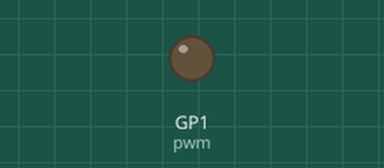
This program was run on a simulated Raspberry Pi Pico running MicroPython. Parts: output pins drawn as LEDs (lit = HIGH).

Above: at 0.8 s.
Timing chart, 0 to 22.0 s (numbered marks = the images above):
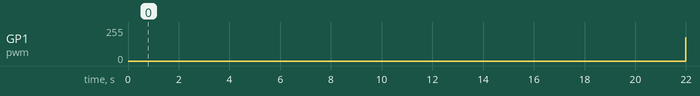

Measured:
- by itself, GP1 (pwm): 0/255 → 173/255 at 22.0 s

The program:

pulse_width_modulation.py
```python
from machine import Pin, PWM
from time import sleep

pwm = PWM(Pin(1))
pwm.freq(1000)

#print(dir(sleep))
while True:
    for duty in range(0,65025,10):
        pwm.duty_u16(duty)
        #sleep(0.0001)
    for duty in range(65025, 0, -1):
        pwm.duty_u16(duty)
        #sleep(0.0001)
```
